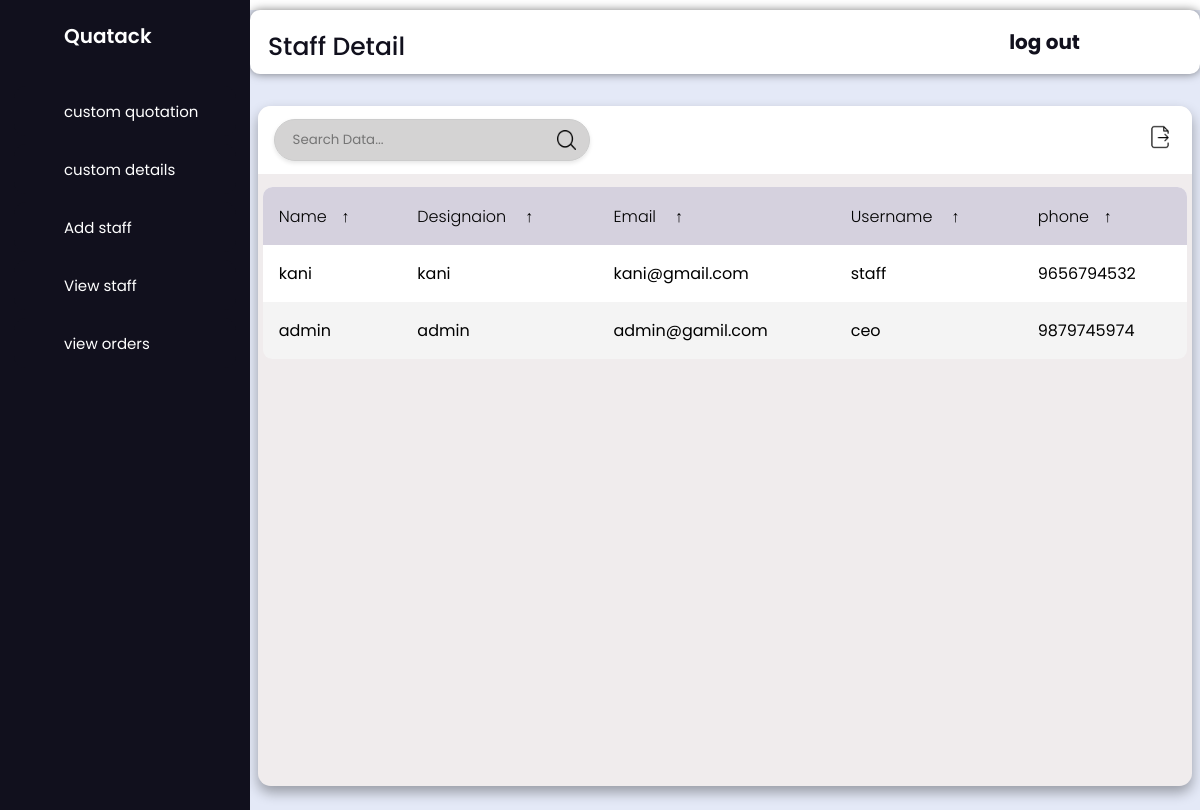
Before: /staff/staff_details/ with the older database file.
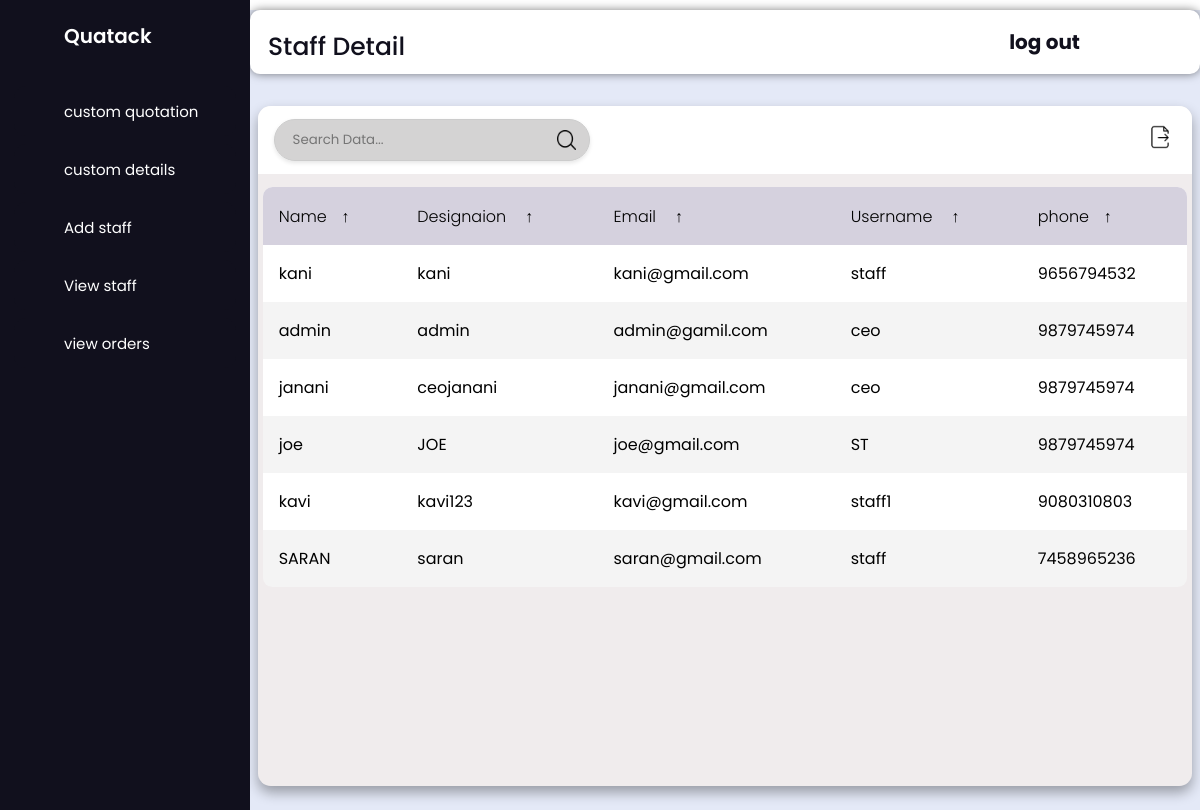
After: the same page with the newer database file.
### staff/models.py (models this page shows, shortened)
class Staffs(models.Model):
    user = models.OneToOneField(User, on_delete=models.CASCADE)
    name = models.CharField(max_length=100)
    designation = models.CharField(max_length=100)
    email = models.EmailField()
    phone_number = models.CharField(max_length=15)

### staff/views.py (the view, shortened to what this page needs)
# urls.py: path('staff_details/',views.staff_details,name='staff_detail'),
def staff_details(request):
    staff_profiles = Staffs.objects.all()
    li_staffs = {"add_staff":staff_profiles}
    return render(request,'staff_management/staff_detail.html',context=li_staffs)

### templates/staff_management/staff_detail.html (shortened to what this page needs)
{% extends 'staff_management/admin_home.html'%}
{% block content %}
{% load static%}
<div class="header"><span class="text" >Staff Detail</span><a href="{% url 'staff_logout' %}">log out</a></div>
    <main class="table" id="customers_table">
        <section class="table__header">
            <div class="input-group">
                <input type="search" placeholder="Search Data...">
                <img src="{% static 'media/search.png' %}" alt="">
            </div>
            <div class="export__file">
                <label for="export-file" class="export__file-btn" title="Export File"></label>
            </div>
        </section>
        <section class="table__body">
            {% if  add_staff %}
            <table>
                <thead>
                    <tr>
                        <th> Name<span class="icon-arrow">&UpArrow;</span></th>
                        <th> Designaion <span class="icon-arrow">&UpArrow;</span></th>
                        <th> Email <span class="icon-arrow">&UpArrow;</span></th>
                        <th> Username <span class="icon-arrow">&UpArrow;</span></th>
                        <th>phone<span class="icon-arrow">&UpArrow;</span></th>
                    </tr>
                </thead>
                <tbody>
                    {% for i in add_staff %}
                    <tr>
                        <td>{{i.name}}</td>
                        <td>{{i.user.username}}</td>
                        <td>{{i.email}}</td>
            <td>{{i.designation}}</td>
                        <td>{{i.phone_number}}</td>
                    </tr>
                    {% endfor %}
                    {% endif %}
                    </tbody>
            </table>
        </section>
     {% endblock content %}

### templates/staff_management/admin_home.html (shortened to what this page needs)
<!DOCTYPE html>
<html lang="en">
  {%load static%}
<head>
</head>
<body>
    <div class="sidebar">
        <div class="logo-details">
          <i class='bx bxl-c-plus-plus icon'></i>
            <div class="logo_name">Quatack</div>
            <i class='bx bx-menu' id="btn" ></i>
        </div>
        <ul class="nav-list">
          <li>
            <a href="{%url 'custom_orders'%}">
              <i class='bx bx-grid-alt'></i>
              <span class="links_name">custom quotation</span>
            </a>
          </li>
          <li>
            <a href="{%url 'customer_details'%}">
              <i class='bx bx-grid-alt'></i>
              <span class="links_name">custom details</span>
            </a>
          </li>
          <li>
            <a href="{%url 'add_staff'%}">
              <i class='bx bx-grid-alt'></i>
              <span class="links_name">Add staff</span>
            </a>
          </li>
          <li>
           <a href="{% url 'staff_detail'%}">
             <i class='bx bx-user' ></i>
             <span class="links_name">View staff</span>
           </a>
         </li>
         <li>
           <a href="{% url 'orders'%}">
             <i class='bx bx-chat' ></i>
             <span class="links_name"> view orders</span>
           </a>
         </li>
        </ul>
      </div>
      <section class="home-section">
            {% block content %}
            {% endblock content%}
      </section>
</body>
</html>

### templates/staff_management/admin_home.html (style rules this page uses)
* { margin: 0; padding: 0; box-sizing: border-box; font-family: "Poppins" , sans-serif; }
.sidebar { position: fixed; left: 0; top: 0; height: 100%; width: 78px; background: #11101D; padding: 6px 14px; z-index: 99; transition: all 0.5s ease; }
.sidebar.open { width: 250px; }
.sidebar .logo-details { height: 60px; display: flex; align-items: center; position: relative; }
.sidebar .logo-details .icon { opacity: 0; transition: all 0.5s ease; }
.sidebar .logo-details .logo_name { color: #fff; font-size: 20px; font-weight: 600; opacity: 0; transition: all 0.5s ease; }
.sidebar.open .logo-details .icon, .sidebar.open .logo-details .logo_name { opacity: 1; }
.sidebar .logo-details #btn { position: absolute; top: 50%; right: 0; transform: translateY(-50%); font-size: 22px; transition: all 0.4s ease; font-size: 23px; text-align: center; cursor: pointer; transition: all 0.5s ease; }
.sidebar.open .logo-details #btn { text-align: right; }
.sidebar i { color: #fff; height: 60px; min-width: 50px; font-size: 28px; text-align: center; line-height: 60px; }
.sidebar .nav-list { margin-top: 20px; height: 100%; }
.sidebar li { position: relative; margin: 8px 0; list-style: none; }
.sidebar li a { display: flex; height: 100%; width: 100%; border-radius: 12px; align-items: center; text-decoration: none; transition: all 0.4s ease; background: #11101D; }
.sidebar li a .links_name { color: #fff; font-size: 15px; font-weight: 400; white-space: nowrap; opacity: 0; pointer-events: none; transition: 0.4s; }
.sidebar.open li a .links_name { opacity: 1; pointer-events: auto; }
.sidebar li i { height: 50px; line-height: 50px; font-size: 18px; border-radius: 12px; }
.home-section { position: relative; background: #E4E9F7; min-height: 100vh; top: 0; left: 78px; width: calc(100% - 78px); transition: all 0.5s ease; z-index: 2; }
.sidebar.open ~ .home-section { left: 250px; width: calc(100% - 250px); }
.home-section .text { display: inline-block; color: #11101d; font-size: 25px; font-weight: 500; margin: 18px }
.home-section .header { display:flex; justify-content: space-between; width: calc(100% - 0px); background-color: #ffffff; height: 4rem; border-radius: 10px; box-shadow: 0px 0px 10px 0px rgba(0,0,0,0.5); transition: box-shadow 0.3s ease; margin-top: 10px; }
.home-section .header a { display: flex; align-items: center; padding-right: 7.5rem; font-size: 1.25rem; font-weight: bold; text-decoration: none; color: #11101d; }
label { flex:35%; font-size: 15px; display: block; }
.table { height: 85vh; background-color:#f0eced; backdrop-filter: blur(7px); box-shadow: 0 .4rem .8rem #0005; border-radius: .8rem; margin-top: 2rem; margin-left:0.5rem; margin-right: 0.5rem; overflow: hidden; }
.table__header { width: 100%; height: 10%; background-color: #ffffff; padding: .8rem 1rem; display: flex; justify-content:space-between; align-items: center; }
.table__header .input-group { width: 35%; height: 100%; background-color: rgba(126, 124, 124, 0.333); padding: 0 .8rem; border-radius: 2rem; display: flex; justify-content:space-evenly; align-items: center; border: 1px solid #ccc; box-shadow: 0 2px 4px rgba(0, 0, 0, 0.1); }
.table__header .input-group img { width: 1.2rem; height: 1.2rem; }
.table__header .input-group input { width: 100%; padding: 0 .5rem 0 .3rem; background-color: transparent; border: none; outline: none; }
.table__body { width: 99%; max-height: calc(89% - 1.6rem); background-color:#ffffff; margin: .8rem auto; border-radius: .6rem; overflow: auto; overflow: overlay; }
table { width: 100%; }
table, th, td { border-collapse: collapse; padding: 1rem; text-align: left; }
thead th { position: sticky; top: 0; left: 0; background-color: #d5d1defe; cursor: pointer; font-weight:350; white-space: nowrap; overflow-x: auto; overflow-y: hidden; }
tbody tr:nth-child(even) { background-color: #0000000b; }
tbody tr { --delay: .1s; transition: .5s ease-in-out var(--delay), background-color 0s; }
tbody tr td, tbody tr td p, tbody tr td img { transition: .2s ease-in-out; }
thead th span.icon-arrow { display: inline-block; width: 1.3rem; height: 1.3rem; border-radius: 50%; border: 1.4px solid transparent; text-align: center; font-size: 1rem; margin-left: .5rem; transition: .2s ease-in-out; }
.export__file { position: relative; }
.export__file .export__file-btn { display: inline-block; width: 2rem; height: 2rem; background: #fff6 url("/static/media/export.png") center / 80% no-repeat; border-radius: 50%; transition: .2s ease-in-out; }

Changed rows visible on the page:
added Staffs: name "janani", user.username "ceojanani", email "janani@gmail.com", designation "ceo", phone_number "9879745974"
added Staffs: name "joe", user.username "JOE", email "joe@gmail.com", designation "ST", phone_number "9879745974"
added Staffs: name "kavi", user.username "kavi123", email "kavi@gmail.com", designation "staff1", phone_number "9080310803"
added Staffs: name "SARAN", user.username "saran", email "saran@gmail.com", designation "staff", phone_number "7458965236"
